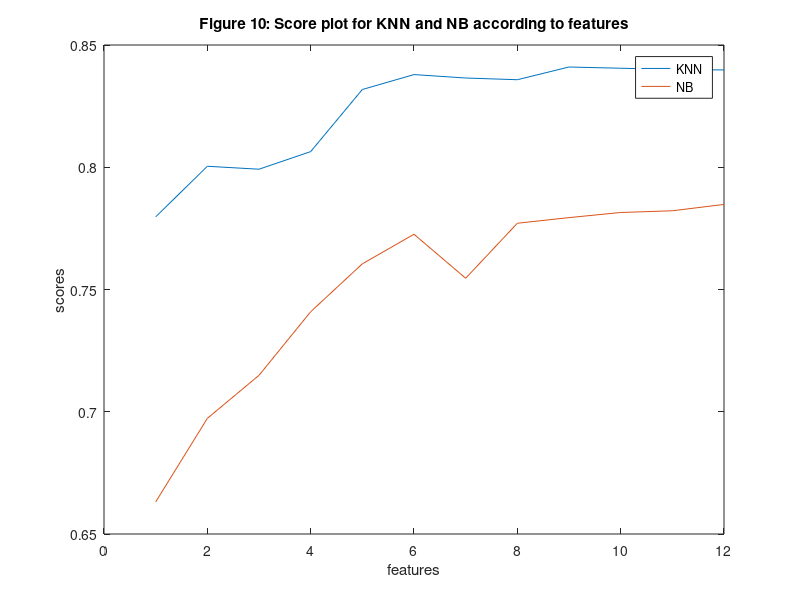

This chart was generated by the following MATLAB code:
%%%%%%%%%%%%%%%%%%%%%%%%%%%%%%%%%%%%%%%%
%% INM431 Machine Learning Coursework %%
%% Zohra Bouchamaoui                  %%
%% Features selection                 %%
%%%%%%%%%%%%%%%%%%%%%%%%%%%%%%%%%%%%%%%%

% Feature selection
scores_knn= [  0.7797  ,  0.8004   , 0.7992  ,  0.8064 ,   0.8318  ,  0.8379  ,  0.8365 ,   0.8358 ,   0.8410   , 0.8405  ,  0.8400  ,  0.8398];
scores_nb = [   0.6631  ,  0.6973  ,  0.7149 ,   0.7409  ,  0.7605 ,   0.7726  ,  0.7546 ,   0.7771  ,  0.7794 ,   0.7815   , 0.7822  ,  0.7848];

plot (1:12, scores_knn)
hold on
plot(1:12, scores_nb)
legend('KNN ', 'NB')
xlabel('features')
ylabel('scores')
title('Figure 10: Score plot for KNN and NB according to features')

